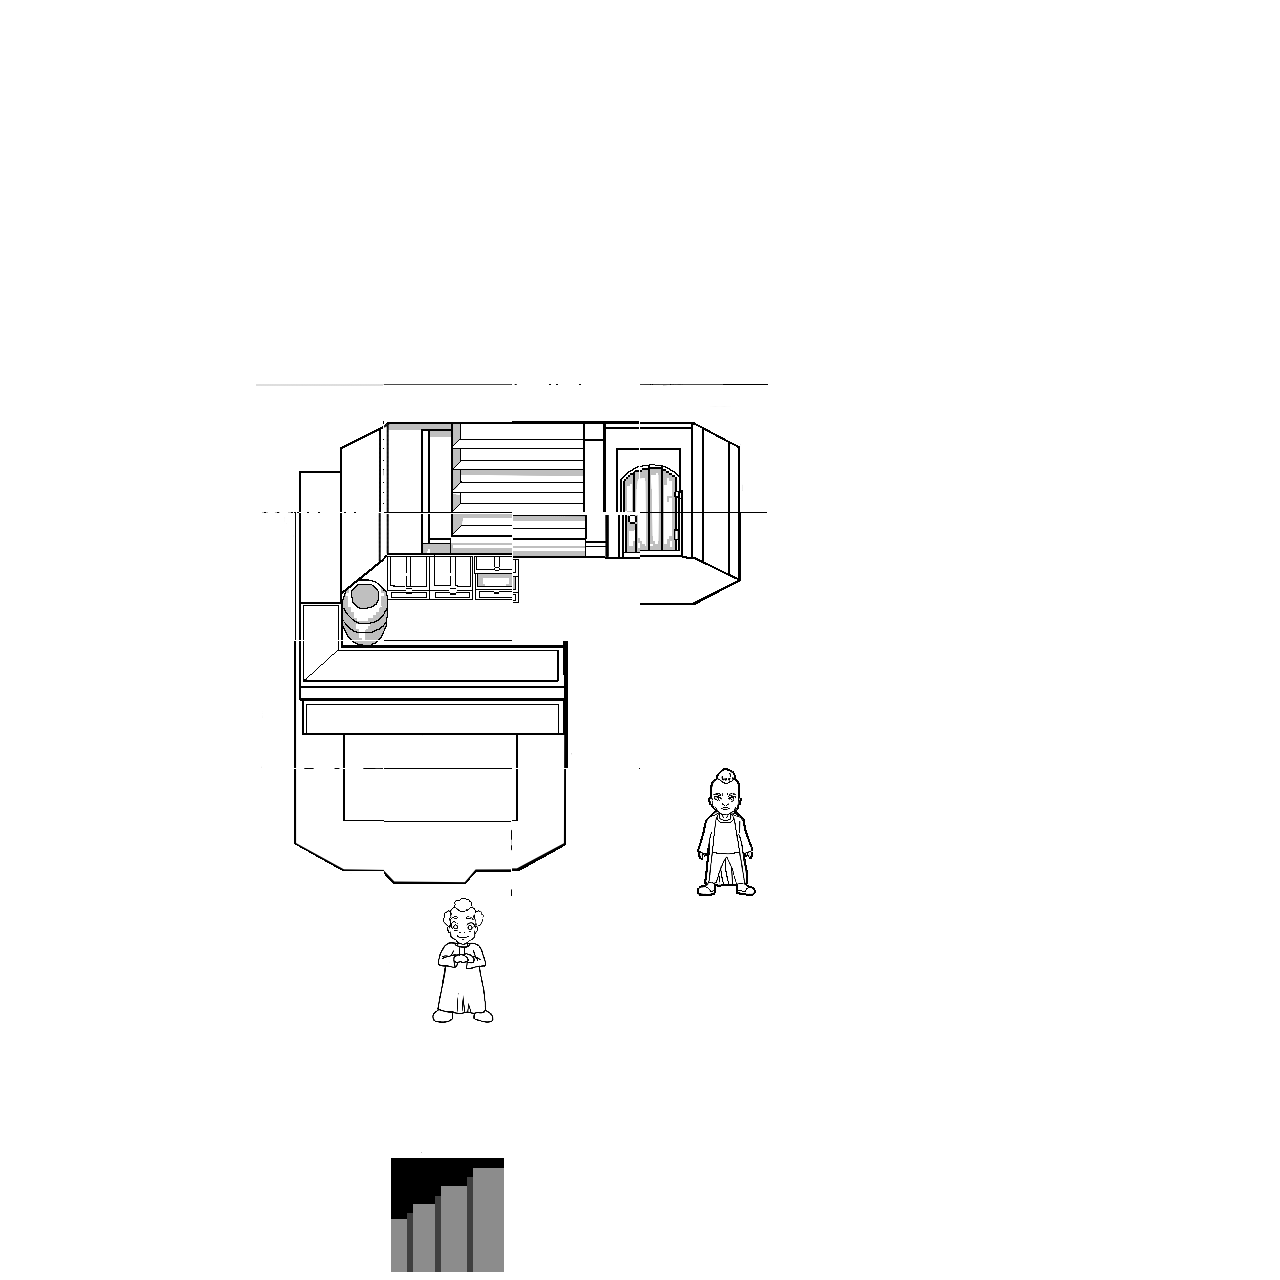

A 2D game scene composited from a Tiled map and its tileset images. What follows is a short description and the map's XML, with every tile layer's data as written:
An orthogonal 10x10 tile map with 128x128 px tiles, 1 tile layer (Tile Layer 1).

<map version="1.10" tiledversion="1.11.0" orientation="orthogonal" renderorder="right-down" compressionlevel="0" width="10" height="10" tilewidth="128" tileheight="128" infinite="0" backgroundcolor="#ffffff" nextlayerid="2" nextobjectid="1">
 <tileset firstgid="1" name="godot_128x_dungeon_tileset" tilewidth="128" tileheight="128" tilecount="266" columns="14">
  <image source="godot_128x_dungeon_tileset.png" width="1804" height="2480" />
 </tileset>
 <layer id="1" name="Tile Layer 1" width="10" height="10">
  <data encoding="csv">
0,0,0,0,0,0,0,0,0,0,
0,0,0,0,0,0,0,0,0,0,
84,84,84,84,84,84,84,84,84,84,
84,84,215,202,216,203,84,0,0,84,
84,84,217,204,218,205,84,0,0,84,
84,84,219,206,220,84,84,0,0,84,
84,84,221,208,222,52,84,0,0,84,
84,84,0,54,0,0,84,0,0,84,
84,84,0,0,0,0,84,0,0,84,
84,84,84,56,84,84,84,84,84,84
</data>
 </layer>
</map>
